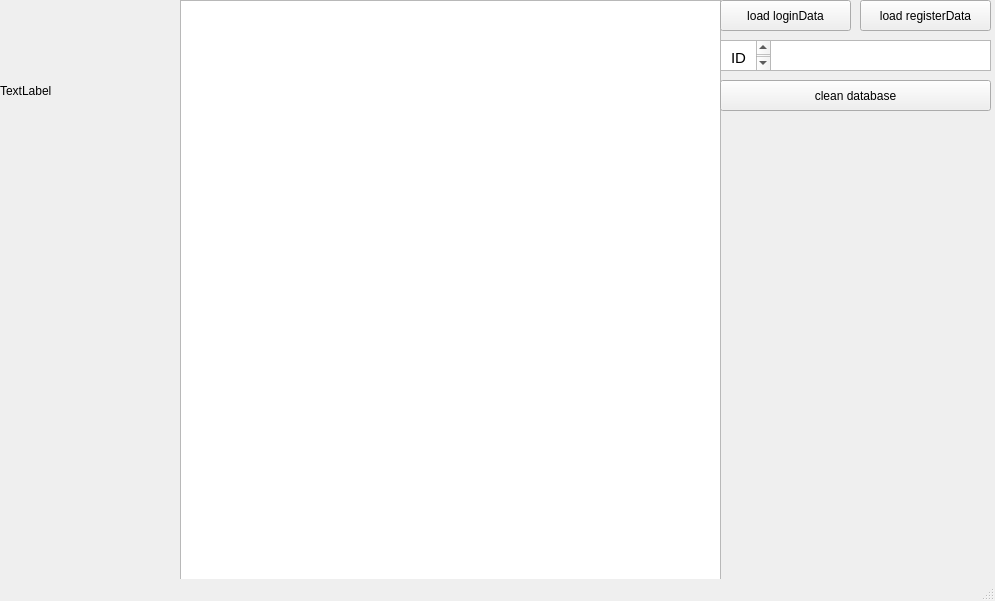
<?xml version="1.0" encoding="UTF-8"?>
<ui version="4.0">
 <class>MainWindow</class>
 <widget class="QMainWindow" name="MainWindow">
  <property name="geometry">
   <rect>
    <x>0</x>
    <y>0</y>
    <width>995</width>
    <height>601</height>
   </rect>
  </property>
  <property name="windowTitle">
   <string>MainWindow</string>
  </property>
  <widget class="QWidget" name="centralwidget">
   <widget class="QLabel" name="usrPic">
    <property name="geometry">
     <rect>
      <x>0</x>
      <y>-10</y>
      <width>121</width>
      <height>201</height>
     </rect>
    </property>
    <property name="text">
     <string>TextLabel</string>
    </property>
   </widget>
   <widget class="QTextBrowser" name="MsgBox">
    <property name="geometry">
     <rect>
      <x>180</x>
      <y>0</y>
      <width>541</width>
      <height>581</height>
     </rect>
    </property>
   </widget>
   <widget class="QPushButton" name="registerButton">
    <property name="geometry">
     <rect>
      <x>860</x>
      <y>0</y>
      <width>131</width>
      <height>31</height>
     </rect>
    </property>
    <property name="text">
     <string>load registerData</string>
    </property>
   </widget>
   <widget class="QPushButton" name="loginButton">
    <property name="geometry">
     <rect>
      <x>720</x>
      <y>0</y>
      <width>131</width>
      <height>31</height>
     </rect>
    </property>
    <property name="text">
     <string>load loginData</string>
    </property>
   </widget>
   <widget class="QTextEdit" name="userID">
    <property name="geometry">
     <rect>
      <x>770</x>
      <y>40</y>
      <width>221</width>
      <height>31</height>
     </rect>
    </property>
    <property name="inputMethodHints">
     <set>Qt::ImhNone</set>
    </property>
   </widget>
   <widget class="QPushButton" name="cleanup">
    <property name="geometry">
     <rect>
      <x>720</x>
      <y>80</y>
      <width>271</width>
      <height>31</height>
     </rect>
    </property>
    <property name="text">
     <string>clean database</string>
    </property>
   </widget>
   <widget class="QTextBrowser" name="textBrowser">
    <property name="geometry">
     <rect>
      <x>720</x>
      <y>40</y>
      <width>51</width>
      <height>31</height>
     </rect>
    </property>
    <property name="inputMethodHints">
     <set>Qt::ImhNone</set>
    </property>
    <property name="html">
     <string>&lt;!DOCTYPE HTML PUBLIC &quot;-//W3C//DTD HTML 4.0//EN&quot; &quot;http://www.w3.org/TR/REC-html40/strict.dtd&quot;&gt;
&lt;html&gt;&lt;head&gt;&lt;meta name=&quot;qrichtext&quot; content=&quot;1&quot; /&gt;&lt;style type=&quot;text/css&quot;&gt;
p, li { white-space: pre-wrap; }
&lt;/style&gt;&lt;/head&gt;&lt;body style=&quot; font-family:'SimSun'; font-size:9pt; font-weight:400; font-style:normal;&quot;&gt;
&lt;p align=&quot;center&quot; style=&quot; margin-top:0px; margin-bottom:0px; margin-left:0px; margin-right:0px; -qt-block-indent:0; text-indent:0px;&quot;&gt;&lt;span style=&quot; font-size:11pt;&quot;&gt;ID：&lt;/span&gt;&lt;/p&gt;&lt;/body&gt;&lt;/html&gt;</string>
    </property>
   </widget>
  </widget>
  <widget class="QStatusBar" name="statusbar"/>
 </widget>
 <resources/>
 <connections/>
</ui>
